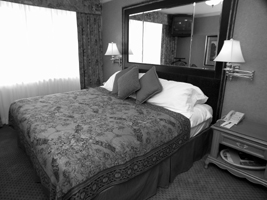
#> input picture SceneClassifier/data/15-Scene/00/1.jpg, 267 x 200 px; its folder holds only this picture in this run
$ jupyter execute --allow-errors test.ipynb
#> lines starting #> are read from the running program, lines starting #| are printed output that depends on the picture
[cell 1]
import cv2
import os
import numpy as np
import seaborn as sns
from sklearn.model_selection import train_test_split
from sklearn.cluster import KMeans
from sklearn.svm import SVC
from sklearn.preprocessing import LabelEncoder
from sklearn.metrics import classification_report, confusion_matrix
from matplotlib import pyplot as plt


#  加载数据
def load_images_from_folder(folder, train_size):
    """
    从文件中读取图片并分为训练集和测试集

    Args:
        folder (string): 文件夹路径
        train_size (int): 训练集的大小

    Returns:
        list: 训练集和测试集的图像和标签
    """
#> called with folder = 'data/15-Scene', train_size = 150
    train_images, train_labels, test_images, test_labels = [], [], [], []
    for label in os.listdir(folder):
        path = os.path.join(folder, label)
        if os.path.isdir(path):
            for i, image_filename in enumerate(os.listdir(path)):
                img = cv2.imread(
                    os.path.join(path, image_filename), cv2.IMREAD_GRAYSCALE
                )
#> img is the input picture: shape (200, 267); min 0, max 255, mean 108.7
                if img is not None:
                    if i < train_size:
                        train_images.append(img)
                        train_labels.append(label)
                    else:
                        test_images.append(img)
                        test_labels.append(label)
    return train_images, test_images, train_labels, test_labels


folder = "data/15-Scene"
test_folder = "data/test_img"  # 仅仅用测试
X_train, X_test, y_train, y_test = load_images_from_folder(folder, 150)
#> X_train = 2 items; X_test = []; y_train = ['00', '01']; y_test = []


# sift提取特征
def extract_sift_features(X):
    """
    使用sift提取特征

    Args:
        X (list): 图像数据的列表

    Returns:
        list: sift得到的descriptors(128维)和keypoints
    """
    sift = cv2.SIFT_create()
    keypoints = []
    descriptors = []
    for img in X:
        kp, des = sift.detectAndCompute(img, None)
        keypoints.append(kp)
        descriptors.append(des)
        # print(des.shape) # 看看维度，默认特征序列长度为128
    return descriptors, keypoints


def show_features_in_img(X, keypoints):
    """
    用于在图像上画出keypoints

    Args:
        X (list): 图像数据的列表
        keypoints (list): 关键点，包含位置和方向
    """
    # 绘制关键点
    img_with_keypoints = cv2.drawKeypoints(
        X, keypoints, None, flags=cv2.DRAW_MATCHES_FLAGS_DRAW_RICH_KEYPOINTS
    )

    # 使用matplotlib显示图
    plt.imshow(img_with_keypoints)
    plt.title("Picture Keypoints")
    plt.axis("off")
    plt.show()


def build_vocabulary(descriptors_list, k):
    """
    使用Kmean方法对特征进行聚类

    Args:
        descriptors_list (list): 图像的SIFT描述符列表，每个元素是一个图像的描述符。
        k (int): 聚类的数量

    Returns:
        KMeans: kmeans模型
    """
    all_descriptors = np.vstack(descriptors_list)
    kmeans = KMeans(n_clusters=k, random_state=42)
    kmeans.fit(all_descriptors)
    return kmeans


def features_to_histogram(features, vocab_model):
    """
    通过聚类模型计算一张图上不同种类特征的数量

    Args:
        features (list): 图像的SIFT描述符列表，每个元素是一个图像的描述符。
        vocab_model (KMeans): 训练好的KMeans聚类模型，用于将SIFT描述符映射到视觉词汇。

    Returns:
        array: 一个图像的特征直方图，显示每个视觉词汇的出现频率。
    """
    histogram = np.zeros(len(vocab_model.cluster_centers_))
    words = vocab_model.predict(features)
    for w in words:
        histogram[w] += 1
    return histogram


def prepare_histograms(descriptors_list, vocab_model):
    """
    为每个图像生成特征直方图。

    Args:
        descriptors_list (list): 图像的SIFT描述符列表，每个元素是一个图像的描述符。
        vocab_model (KMeans): 训练好的KMeans聚类模型，用于将SIFT描述符映射到视觉词汇。

    Returns:
        list: 包含每个图像的特征直方图的列表。每个直方图是根据图像的描述符与聚类中心的匹配程度生成的。
    """
    histograms = []
    for descriptors in descriptors_list:
        if descriptors is not None:
            histogram = features_to_histogram(descriptors, vocab_model)
            histograms.append(histogram)
        else:
            histograms.append(None)
    return histograms


def plot_histogram(histogram):
    """
    绘制特征直方图。

    Args:
        histogram (array): 一个图像的特征直方图，显示每个视觉词汇的出现频率。

    Description:
        这个函数创建一个条形图，显示了在聚类过程中形成的每个视觉词汇在图像中的出现频率。
    """
    # 创建一个条形图
    plt.figure(figsize=(10, 4))
    plt.bar(range(len(histogram)), histogram, color="blue")  # 为每个视觉词生成一个条形
    plt.title("Visual Word Occurrences")
    plt.xlabel("Visual Word Index")
    plt.ylabel("Frequency")
    plt.show()


def plot_confusion_matrix(cm, class_labels, title="Confusion Matrix"):
    """
    可视化混淆矩阵。

    Args:
        cm (array-like): 混淆矩阵，通常由 sklearn.metrics.confusion_matrix 生成。
        class_labels (list of str): 类别标签列表，用于标记混淆矩阵的行和列。
        title (str, optional): 图表的标题。默认为 'Confusion Matrix'.
    """
    plt.figure(figsize=(10, 7))
    sns.heatmap(
        cm,
        annot=True,
        fmt="g",
        cmap="Blues",
        xticklabels=class_labels,
        yticklabels=class_labels,
    )
    plt.title(title)
    plt.xlabel("Predicted Labels")
    plt.ylabel("True Labels")
    plt.show()


train_descriptors, train_keypoints = extract_sift_features(X_train)
#> the loop in extract_sift_features, `for img in X:` made 2 passes
#> after the loop in extract_sift_features, `for img in X:`: descriptors = 2 items
#> train_descriptors = 2 items; train_keypoints = 2 items
test_descriptors, test_keypoints = extract_sift_features(X_test)
#> test_descriptors = []; test_keypoints = []

show_features_in_img(X_train[0], train_keypoints[0])
#> in show_features_in_img, `img_with_keypoints = cv2.drawKeypoints( X, keypoints, None, flags=cv2...`:
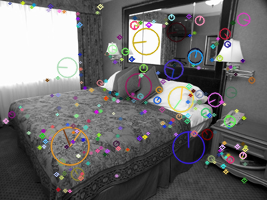
#> img_with_keypoints: shape (200, 267, 3); mean of channels 0, 1, 2 109.6, 109.4, 110.6; drawn as B, G, R

def test(k, kernel):
    """
    方便测试

    Args:
        k (int): 聚类的数量
        kernel (string): svm的核
    """
    vocab_model = build_vocabulary(train_descriptors, k)

    train_histograms = prepare_histograms(train_descriptors, vocab_model)
    test_histograms = prepare_histograms(test_descriptors, vocab_model)

    plot_histogram(train_histograms[0])

    # 处理可能的None值
    train_histograms = [
        hist if hist is not None else np.zeros(k) for hist in train_histograms
    ]
    test_histograms = [
        hist if hist is not None else np.zeros(k) for hist in test_histograms
    ]

    # SVM训练
    le = LabelEncoder()
    y_train_encoded = le.fit_transform(y_train)
    y_test_encoded = le.transform(y_test)


    clf = SVC(kernel=kernel)
    clf.fit(train_histograms, y_train_encoded)


    predictions = clf.predict(test_histograms)
    print(classification_report(y_test_encoded, predictions, target_names=le.classes_))

    cm = confusion_matrix(y_test_encoded, predictions)
    print("Confusion Matrix:")
    print(cm)

    # 可视化混淆矩阵
    plot_confusion_matrix(cm, le.classes_)

#> (a cell that did not finish here is left out)

#> the loop in prepare_histograms, `for descriptors in descriptors_list:` made 2 passes
#> after the loop in prepare_histograms, `for descriptors in descriptors_list:`: histograms = 2 items
#> in test, `test_histograms = prepare_histograms(test_descriptors, vocab_model)`: test_histograms = []
#> in plot_histogram, `plt.show()`:
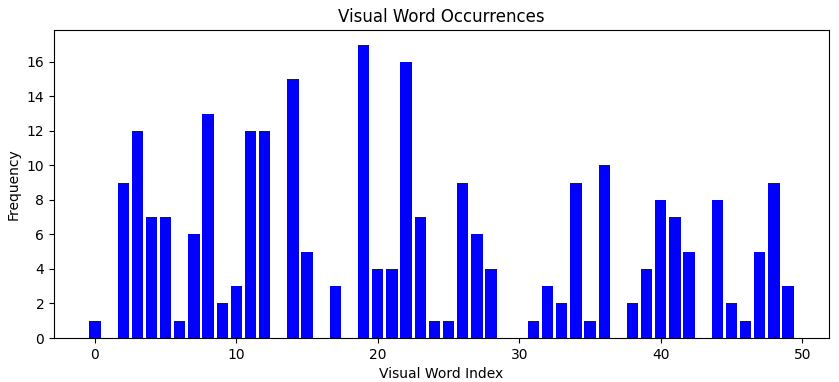
#> figure drawn by matplotlib, 1 panel; tallest bar 17 high, from x = 18.6 to 19.4
#> in test, `y_train_encoded = le.fit_transform(y_train)`: y_train_encoded = [0, 1]
#> in test, `y_test_encoded = le.transform(y_test)`: y_test_encoded = empty array

#> (a cell that did not finish here is left out)

#> in plot_histogram (call 2), `plt.show()`:
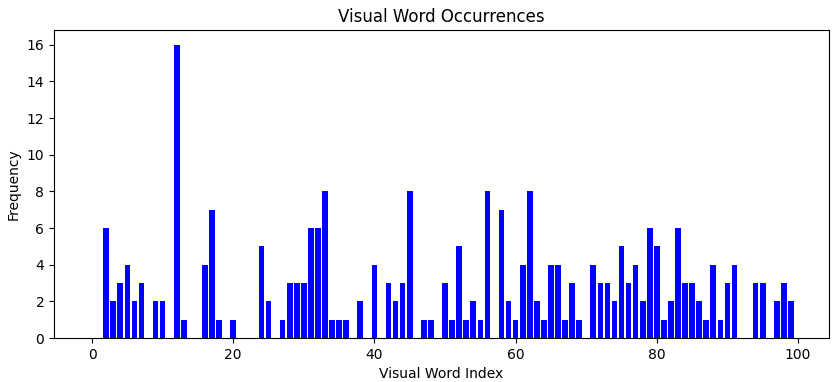
#> figure drawn by matplotlib, 1 panel; tallest bar 16 high, from x = 11.6 to 12.4

#> (a cell that did not finish here is left out)

#> in plot_histogram (call 3), `plt.show()`:
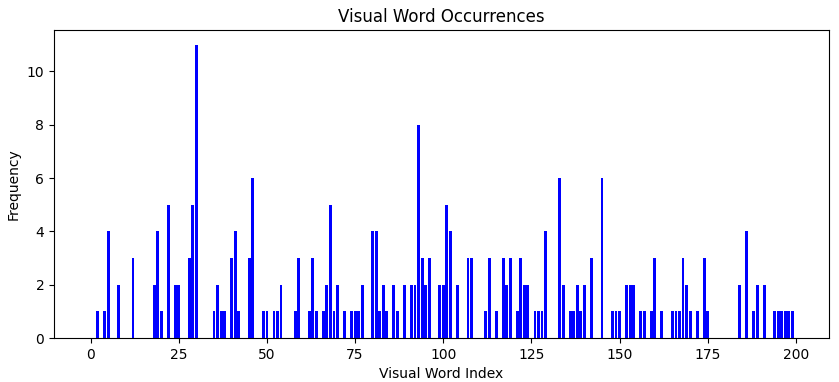
#> figure drawn by matplotlib, 1 panel; tallest bar 11 high, from x = 29.6 to 30.4

#> (a cell that did not finish here is left out)

#> in plot_histogram (call 4), `plt.show()`:
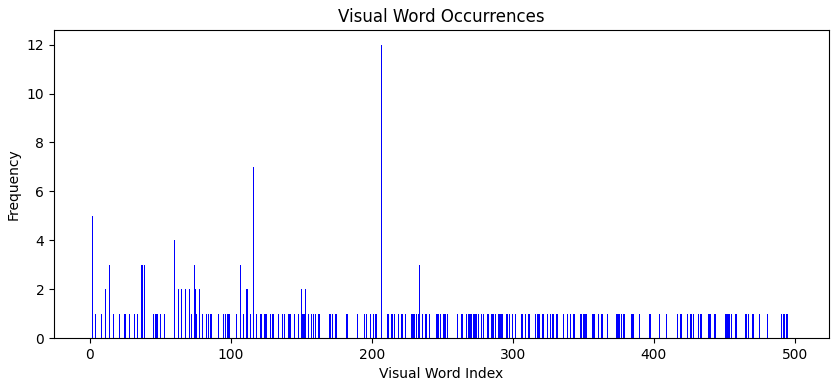
#> figure drawn by matplotlib, 1 panel; tallest bar 12 high, from x = 206.6 to 207.4

#> (a cell that did not finish here is left out)


#> (a cell that did not finish here is left out)


#> (a cell that did not finish here is left out)


#> (a cell that did not finish here is left out)
